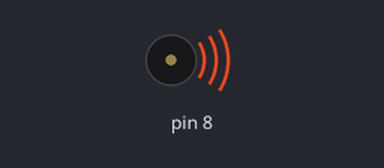
The sketch below on a simulated Arduino Nano, built with avr-gcc and run on an emulated ATmega328P. On the bench: buzzer (waves = sounding).

Above: at 0.1 s.
At 10.3 s:
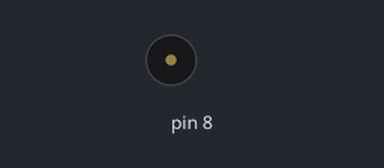
Timing chart, 0 to 11.8 s (numbered marks = the images above):
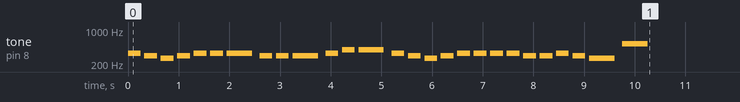

The sketch:

mary_had_a_little_lamb_tone_generator.ino
```cpp
/*
  Mary Had a Little Lamb Tone Generator

  circuit:
  - 8 ohm speaker on digital pin 8

  by Kris Fudalewski

  Based on:

  https://www.arduino.cc/en/Tutorial/BuiltInExamples/toneMelody
*/

#include "pitches.h"

// -- Notes in the melody / Note durations: 4 = quarter note, 8 = eighth note, etc.: rinse repeat...
int melody[] = {
  E4, 4,
  D4, 4,
  C4, 4,
  D4, 4,
  E4, 4,
  E4, 4,
  E4, 2,
  D4, 4,
  D4, 4,
  D4, 2,
  E4, 4,
  G4, 4,
  G4, 2,
  E4, 4,
  D4, 4,
  C4, 4,
  D4, 4,
  E4, 4,
  E4, 4,
  E4, 4,
  E4, 4,
  D4, 4,
  D4, 4,
  E4, 4,
  D4, 4,
  C4, 2,
  C5, 2
};

void setup() {
  // iterate over the notes of the melody:
  for (int position = 0; position < ( sizeof(melody) / sizeof(melody[0]) ); position += 2) {

    int note = melody[position];
    // to calculate the note duration, take one second divided by the note type.
    // e.g. quarter note = 1000 / 4, eighth note = 1000/8, etc.
    int duration = 1000 / melody[position + 1];

    // to calculate the note duration, take one second divided by the note type.
    //e.g. quarter note = 1000 / 4, eighth note = 1000/8, etc.
    tone(8, note, duration);

    // to distinguish the notes, set a minimum time between them.
    // the note's duration + 30% seems to work well:
    int pauseBetweenNotes = duration * 1.30;
    delay(pauseBetweenNotes);
    // stop the tone playing:
    noTone(8);
  }
}

void loop() {
  // no need to repeat the melody.
}
```

pitches.h
```cpp
/*************************************************
   Public Constants
 *************************************************/

// -- Note tones.

#define B0  31
#define C1  33
#define Cs1 35
#define D1  37
#define Ds1 39
#define E1  41
#define F1  44
#define Fs1 46
#define G1  49
#define Gs1 52
#define A1  55
#define As1 58
#define B1  62
#define C2  65
#define Cs2 69
#define D2  73
#define Ds2 78
#define E2  82
#define F2  87
#define Fs2 93
#define G2  98
#define Gs2 104
#define A2  110
#define As2 117
#define B2  123
#define C3  131
#define Cs3 139
#define D3  147
#define Ds3 156
#define E3  165
#define F3  175
#define Fs3 185
#define G3  196
#define Gs3 208
#define A3  220
#define As3 233
#define B3  247
#define C4  262
#define Cs4 277
#define D4  294
#define Ds4 311
#define E4  330
#define F4  349
#define Fs4 370
#define G4  392
#define Gs4 415
#define A4  440
#define As4 466
#define B4  494
#define C5  523
#define Cs5 554
#define D5  587
#define Ds5 622
#define E5  659
#define F5  698
#define Fs5 740
#define G5  784
#define Gs5 831
#define A5  880
#define As5 932
#define B5  988
#define C6  1047
#define Cs6 1109
#define D6  1175
#define Ds6 1245
#define E6  1319
#define F6  1397
#define Fs6 1480
#define G6  1568
#define Gs6 1661
#define A6  1760
#define As6 1865
#define B6  1976
#define C7  2093
#define Cs7 2217
#define D7  2349
#define Ds7 2489
#define E7  2637
#define F7  2794
#define Fs7 2960
#define G7  3136
#define Gs7 3322
#define A7  3520
#define As7 3729
#define B7  3951
#define C8  4186
#define Cs8 4435
#define D8  4699
#define Ds8 4978
```
